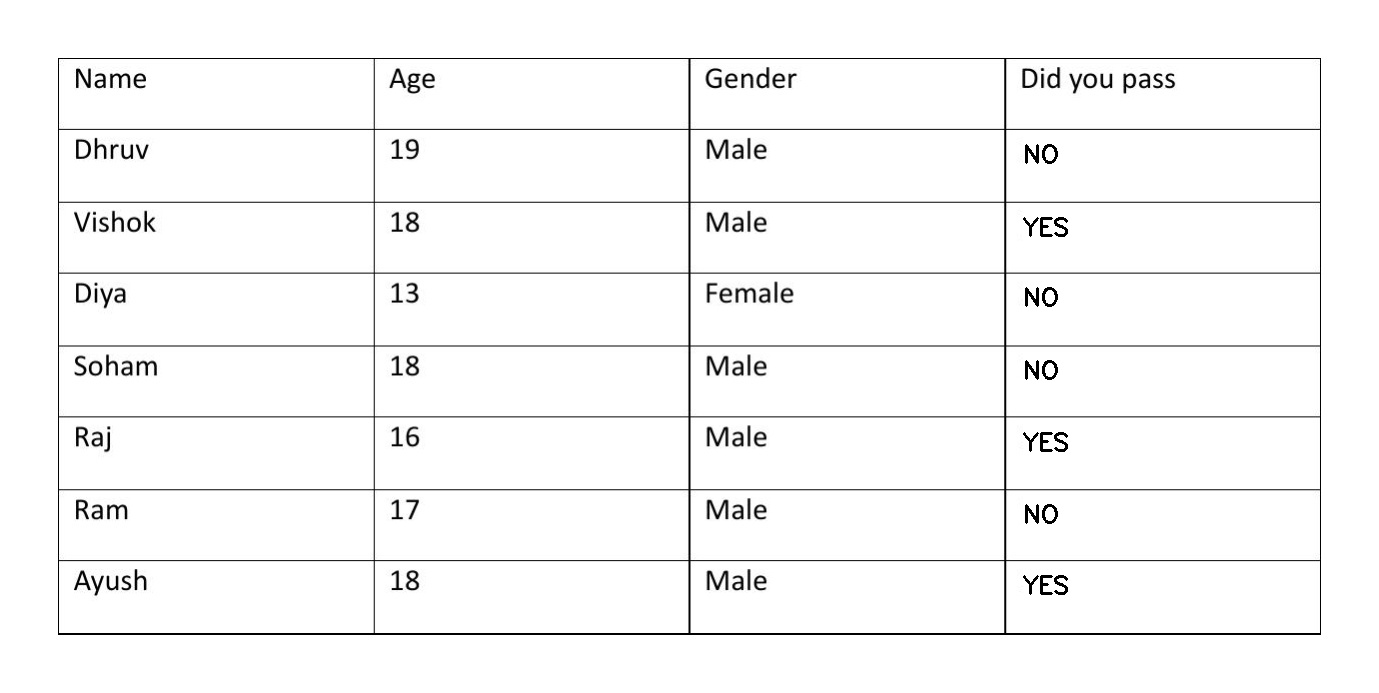
#> input picture temp/0_27.jpg, 1379 x 693 px
$ python test.py
#> lines starting #> are read from the running program, lines starting #| are printed output that depends on the picture; after the words box and inside, x2 and y2 are one past the last pixel; in counts of white or black regions, pixels touching at a corner belong together
import cv2
import numpy as np

# Load image, convert to grayscale, Gaussian blur, Otsu's threshold
image = cv2.imread('temp/0_27.jpg')
#> image is the input picture: shape (693, 1379, 3); min 0, max 255, mean 247.4
original = image.copy()
gray = cv2.cvtColor(image, cv2.COLOR_BGR2GRAY)
blur = cv2.GaussianBlur(gray, (5, 5), 0)
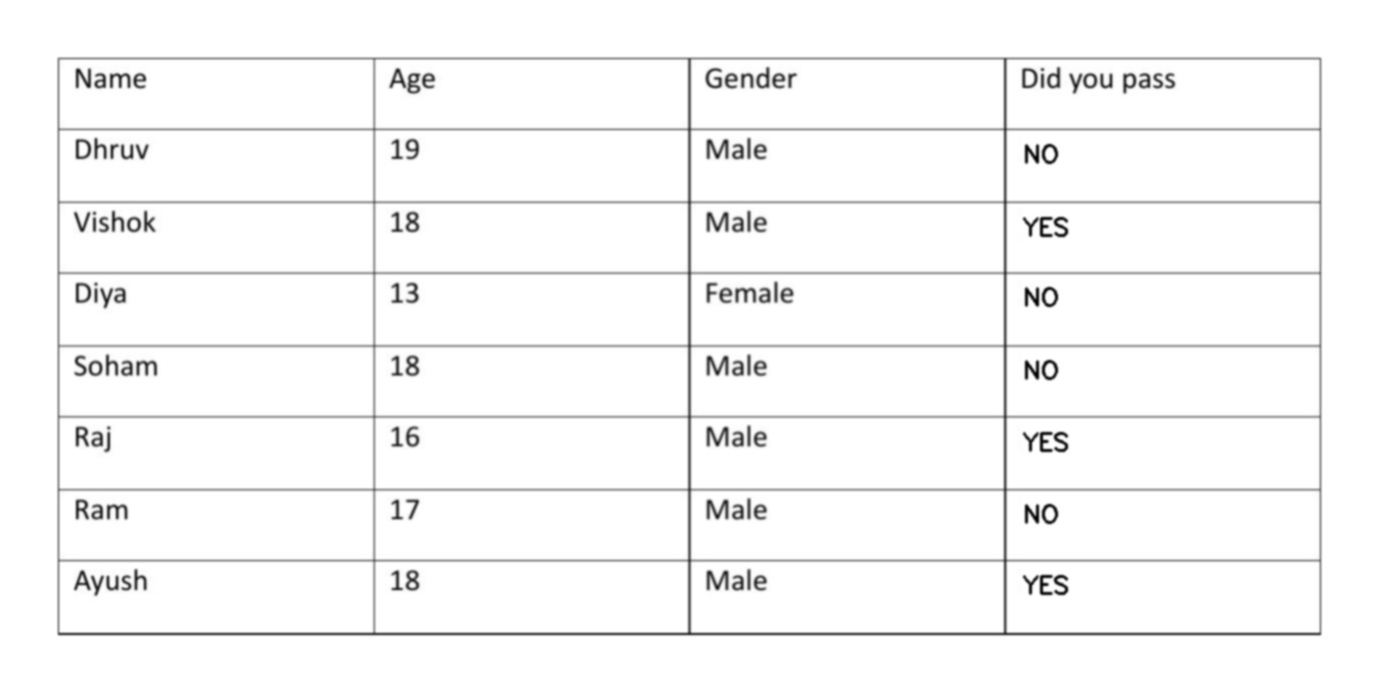
#> blur: shape (693, 1379); min 2, max 255, mean 247.4
thresh = cv2.adaptiveThreshold(blur, 255, cv2.ADAPTIVE_THRESH_GAUSSIAN_C, cv2.THRESH_BINARY_INV, 11, 2)
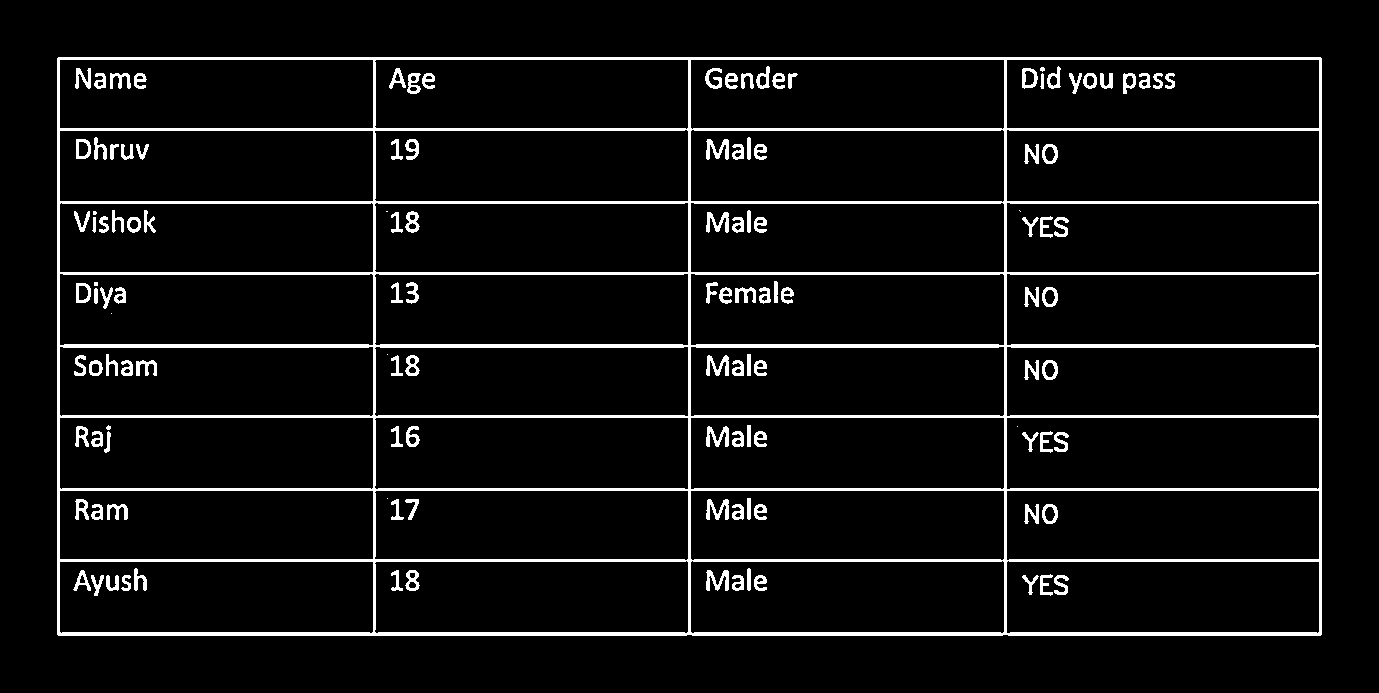
#> thresh: shape (693, 1379); 6.3% white; 126 white regions (10 under 20 px)

# Find contours
cnts, _ = cv2.findContours(thresh, cv2.RETR_TREE, cv2.CHAIN_APPROX_SIMPLE)[-2:]
#> cnts = 210 contours, 10 with area under 20; largest, box (x1, y1, x2, y2) and area: (57, 57, 1322, 636) 730580, (690, 560, 1005, 634) 22298, (690, 417, 1005, 490) 22298, (690, 129, 1005, 203) 22297, (59, 561, 374, 634) 22295

# Define area threshold for filtering contours
AREA_THRESHOLD = 100

# Iterate through contours
for c in cnts:
    area = cv2.contourArea(c)
    if area < AREA_THRESHOLD:
        continue

    # Approximate the contour to a polygon and check if it is a rectangle
    epsilon = 0.02 * cv2.arcLength(c, True)
    approx = cv2.approxPolyDP(c, epsilon, True)
    if len(approx) == 4:
        x, y, w, h = cv2.boundingRect(approx)
        aspect_ratio = w / float(h)
        if 0.9 <= aspect_ratio <= 1.1:  # Check if the contour is approximately square
            # Check if the checkbox is filled
            mask = np.zeros(gray.shape, dtype="uint8")
            cv2.drawContours(mask, [c], -1, 255, -1)
            mean_val = cv2.mean(gray, mask=mask)[0]
            if mean_val < 200:  # If the mean value is low, the checkbox is filled

                # Text to be written
                text = "YES"
                font = cv2.FONT_HERSHEY_SIMPLEX
                font_scale = 0.8  # Increase the font size
                font_thickness = 2
                text_color = (0, 0, 0)  # Green text
                bg_color = (255, 255, 255)  # Black background

                # Calculate text size
                (text_width, text_height), baseline = cv2.getTextSize(text, font, font_scale, font_thickness)
                text_x = x
                text_y = y + h

                # Draw the background rectangle
                cv2.rectangle(original, (text_x, text_y - text_height - baseline), (text_x + text_width, text_y + baseline), bg_color, cv2.FILLED)

                # Put the text on the image
                cv2.putText(original, text, (text_x, text_y), font, font_scale, text_color, font_thickness)

            else:

                # Text to be written
                text = "NO"
                font = cv2.FONT_HERSHEY_SIMPLEX
                font_scale = 0.8  # Increase the font size
                font_thickness = 2
                text_color = (0, 0, 0)  # Green text
                bg_color = (255, 255, 255)  # Black background

                # Calculate text size
                (text_width, text_height), baseline = cv2.getTextSize(text, font, font_scale, font_thickness)
                text_x = x
                text_y = y + h

                # Draw the background rectangle
                cv2.rectangle(original, (text_x, text_y - text_height - baseline), (text_x + text_width, text_y + baseline), bg_color, cv2.FILLED)

                # Put the text on the image
                cv2.putText(original, text, (text_x, text_y), font, font_scale, text_color, font_thickness)
#> this loop made 210 passes
#> (area, epsilon, approx, x, y, w, h, aspect_ratio) on passes 1, 2, 9, 13, 20, 25, 29: (730580, 73.67, [[57, 58], [58, 635], [1321, 634], [1320, 57]], 57, 57, 1265, 579, 2.18), (22295, 15.39, [[59, 562], [372, 561], [373, 631], [61, 633]], 59, 561, 315, 73, 4.32), (22226.5, 15.37, [[1006, 562], [1318, 561], [1319, 631], [1007, 633]], 1006, 561, 314, 73, 4.3), (22298, 15.42, [[690, 562], [1002, 560], [1004, 631], [692, 633]], 690, 560, 315, 74, 4.26), (22229.5, 15.41, [[688, 562], [686, 633], [374, 631], [376, 561]], 374, 561, 315, 73, 4.32), (21597.5, 15.26, [[1006, 491], [1318, 490], [1319, 558], [1007, 560]], 1006, 490, 314, 71, 4.42), (21668, 15.31, [[690, 491], [1003, 490], [1004, 558], [692, 560]], 690, 490, 315, 71, 4.44)
#> (area, epsilon, x, y, w, h, aspect_ratio) on passes 62, 69, 73, 80, 86, 94: (22294, 15.39, 59, 417, 315, 73, 4.32), (21294.5, 15.29, 1006, 346, 314, 71, 4.42), (21367.5, 15.33, 690, 346, 315, 71, 4.44), (21300, 15.34, 374, 346, 315, 71, 4.44), (21361, 15.32, 59, 346, 315, 71, 4.44), (21924, 15.39, 1006, 273, 314, 73, 4.3)

# Display the result
cv2.imshow('Result', original)
cv2.waitKey(0)
cv2.destroyAllWindows()

$ run again, with temp/0_0.jpg copied over temp/0_27.jpg
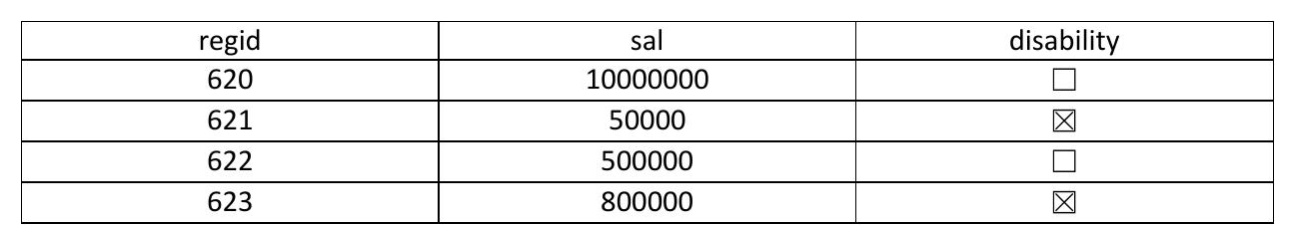
#> input picture temp/0_0.jpg, 1295 x 245 px
#> image is the input picture: shape (245, 1295, 3); min 0, max 255, mean 238.3
#> `thresh = cv2.adaptiveThreshold(blur, 255, cv2.ADAPTIVE_THRESH_GAUSSIAN..`:
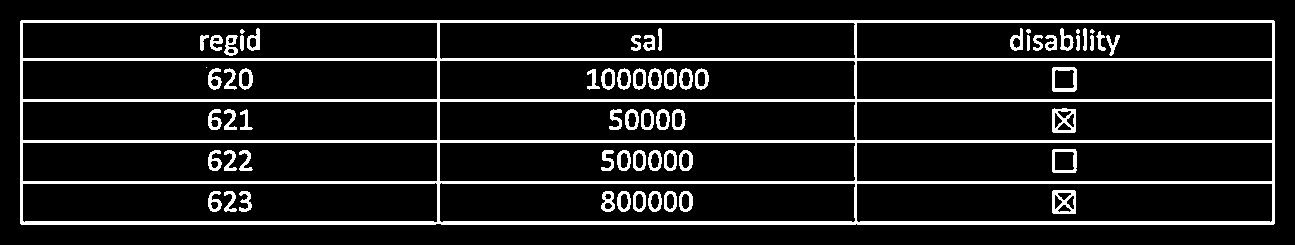
#> thresh: shape (245, 1295); 11% white; 65 white regions (5 under 20 px)
#> cnts = 126 contours, 5 with area under 20; largest, box (x1, y1, x2, y2) and area: (20, 20, 1275, 225) 255808, (856, 142, 1273, 182) 16222, (856, 101, 1273, 141) 16222, (856, 60, 1273, 100) 16222, (439, 101, 856, 141) 16190
#> the loop `for c in cnts:` made 126 passes
#> (area, epsilon, approx, x, y, w, h, aspect_ratio) on passes 3, 28, 48: (527.5, 1.8, [[1053, 190], [1052, 212], [1075, 213], [1075, 191]], 1052, 190, 24, 24, 1), (547, 1.85, [[1053, 149], [1052, 171], [1075, 172], [1075, 149]], 1052, 149, 24, 24, 1), (534, 1.85, [[1052, 109], [1052, 131], [1074, 132], [1075, 109]], 1052, 109, 24, 24, 1)
#> after the loop `for c in cnts:`:
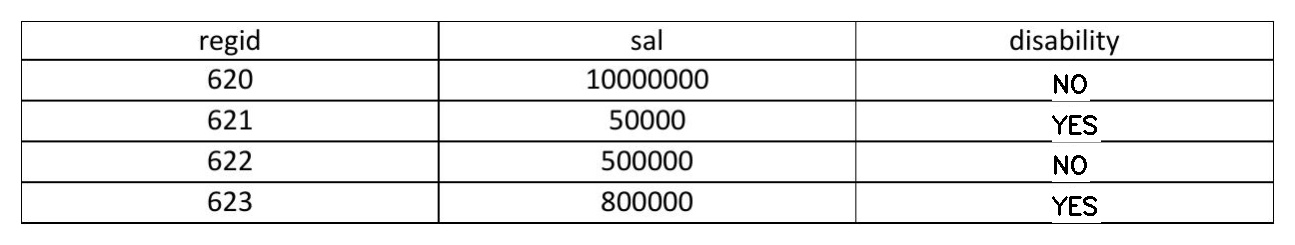
#> original: shape (245, 1295, 3); 1.19% of pixels changed, all inside (x1, y1, x2, y2) = (1052, 66, 1101, 223)
